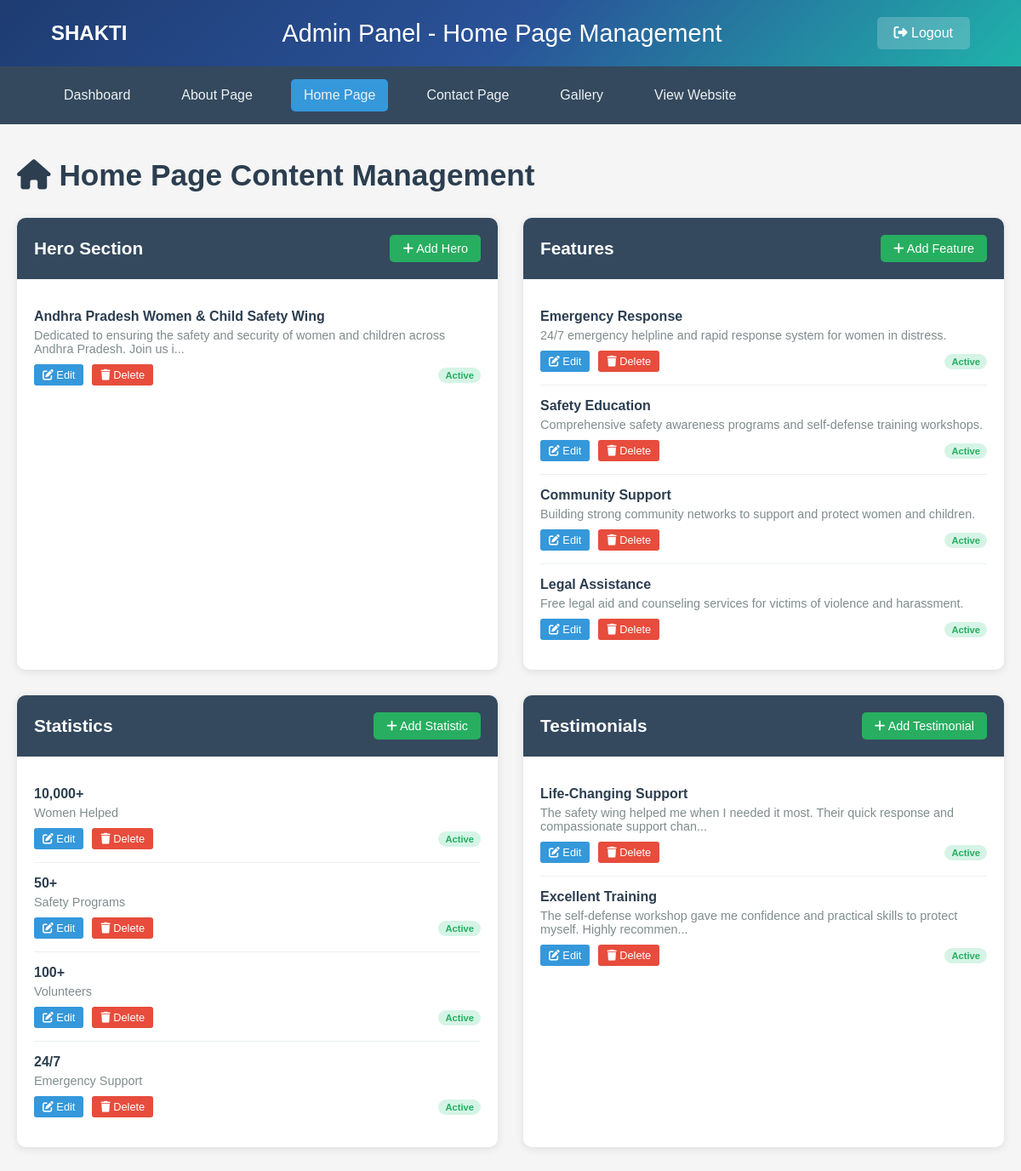
The page /admin/home (signed in) on the database its author committed.
### tables this page shows
CREATE TABLE home_content (
            id INTEGER PRIMARY KEY AUTOINCREMENT,
            section_name TEXT NOT NULL, -- 'hero', 'feature', 'statistic', 'news'
            title TEXT,
            content TEXT NOT NULL,
            image_url TEXT,
            link_url TEXT,
            icon_class TEXT,
            sort_order INTEGER DEFAULT 0,
            is_active INTEGER DEFAULT 1,
            created_at TIMESTAMP DEFAULT CURRENT_TIMESTAMP,
            updated_at TIMESTAMP DEFAULT CURRENT_TIMESTAMP
        );

### app.py (the view)
@app.route('/admin/home')
def admin_home():
    if not session.get('admin_logged_in'):
        return redirect(url_for('admin_login'))
    conn = sqlite3.connect('women_safety.db')
    cursor = conn.cursor()
    cursor.execute('SELECT id, section_name, title, content, image_url, link_url, icon_class, sort_order, is_active FROM home_content ORDER BY section_name, sort_order')
    home_content = cursor.fetchall()
    conn.close()
    return render_template('admin_home.html', home_content=home_content)

### templates/admin_home.html (shortened to what this page needs)
<!DOCTYPE html>
<html lang="en">
<head>
    <link rel="stylesheet" href="https://cdnjs.cloudflare.com/ajax/libs/font-awesome/6.4.0/css/all.min.css">
</head>
<body>
    <div class="header">
        <div class="logo">SHAKTI</div>
        <div class="admin-title">Admin Panel - Home Page Management</div>
        <a href="{{ url_for('admin_logout') }}" class="logout-btn">
            <i class="fas fa-sign-out-alt"></i> Logout
        </a>
    </div>
    <div class="nav-bar">
        <div class="nav-menu">
            <a href="{{ url_for('admin_dashboard') }}">Dashboard</a>
            <a href="{{ url_for('admin_about') }}">About Page</a>
            <a href="{{ url_for('admin_home') }}" class="active">Home Page</a>
            <a href="{{ url_for('admin_contact') }}">Contact Page</a>
            <a href="{{ url_for('admin_gallery') }}">Gallery</a>
            <a href="/">View Website</a>
        </div>
    </div>
    <div class="container">
        <h1 class="page-title">
            <i class="fas fa-home"></i> Home Page Content Management
        </h1>
        <div class="content-sections">
            <div class="section-card">
                <div class="section-header">
                    <div class="section-title">Hero Section</div>
                    <a href="{{ url_for('admin_add_home_content', section='hero') }}" class="add-btn">
                        <i class="fas fa-plus"></i> Add Hero
                    </a>
                </div>
                <div class="section-content">
                    {% set hero_items = home_content|selectattr('1', 'equalto', 'hero')|list %}
                    {% if hero_items %}
                        {% for item in hero_items %}
                        <div class="content-item">
                            <div class="item-title">{{ item[2] }}</div>
                            <div class="item-content">{{ item[3][:100] }}{% if item[3]|length > 100 %}...{% endif %}</div>
                            <div style="display: flex; justify-content: space-between; align-items: center;">
                                <div class="item-actions">
                                    <a href="{{ url_for('admin_edit_home_content', content_id=item[0]) }}" class="btn btn-edit">
                                        <i class="fas fa-edit"></i> Edit
                                    </a>
                                    <form method="POST" action="{{ url_for('admin_delete_home_content', content_id=item[0]) }}"
                                          style="display: inline;"
                                          onsubmit="return confirm('Delete this item?')">
                                        <button type="submit" class="btn btn-delete">
                                            <i class="fas fa-trash"></i> Delete
                                        </button>
                                    </form>
                                </div>
                                <span class="status-badge {{ 'status-active' if item[8] else 'status-inactive' }}">
                                    {{ 'Active' if item[8] else 'Inactive' }}
                                </span>
                            </div>
                        </div>
                        {% endfor %}
                    {% else %}
                        <div class="empty-state">
                            <i class="fas fa-image"></i>
                            <p>No hero content added yet</p>
                        </div>
                    {% endif %}
                </div>
            </div>
            <div class="section-card">
                <div class="section-header">
                    <div class="section-title">Features</div>
                    <a href="{{ url_for('admin_add_home_content', section='features') }}" class="add-btn">
                        <i class="fas fa-plus"></i> Add Feature
                    </a>
                </div>
                <div class="section-content">
                    {% set feature_items = home_content|selectattr('1', 'equalto', 'features')|list %}
                    {% if feature_items %}
                        {% for item in feature_items %}
                        <div class="content-item">
                            <div class="item-title">{{ item[2] }}</div>
                            <div class="item-content">{{ item[3][:100] }}{% if item[3]|length > 100 %}...{% endif %}</div>
                            <div style="display: flex; justify-content: space-between; align-items: center;">
                                <div class="item-actions">
                                    <a href="{{ url_for('admin_edit_home_content', content_id=item[0]) }}" class="btn btn-edit">
                                        <i class="fas fa-edit"></i> Edit
                                    </a>
                                    <form method="POST" action="{{ url_for('admin_delete_home_content', content_id=item[0]) }}"
                                          style="display: inline;"
                                          onsubmit="return confirm('Delete this item?')">
                                        <button type="submit" class="btn btn-delete">
                                            <i class="fas fa-trash"></i> Delete
                                        </button>
                                    </form>
                                </div>
                                <span class="status-badge {{ 'status-active' if item[8] else 'status-inactive' }}">
                                    {{ 'Active' if item[8] else 'Inactive' }}
                                </span>
                            </div>
                        </div>
                        {% endfor %}
                    {% else %}
                        <div class="empty-state">
                            <i class="fas fa-star"></i>
                            <p>No features added yet</p>
                        </div>
                    {% endif %}
                </div>
            </div>
            <div class="section-card">
                <div class="section-header">
                    <div class="section-title">Statistics</div>
                    <a href="{{ url_for('admin_add_home_content', section='statistics') }}" class="add-btn">
                        <i class="fas fa-plus"></i> Add Statistic
                    </a>
                </div>
                <div class="section-content">
                    {% set stat_items = home_content|selectattr('1', 'equalto', 'statistics')|list %}
                    {% if stat_items %}
                        {% for item in stat_items %}
                        <div class="content-item">
                            <div class="item-title">{{ item[2] }}</div>
                            <div class="item-content">{{ item[3][:100] }}{% if item[3]|length > 100 %}...{% endif %}</div>
                            <div style="display: flex; justify-content: space-between; align-items: center;">
                                <div class="item-actions">
                                    <a href="{{ url_for('admin_edit_home_content', content_id=item[0]) }}" class="btn btn-edit">
                                        <i class="fas fa-edit"></i> Edit
                                    </a>
                                    <form method="POST" action="{{ url_for('admin_delete_home_content', content_id=item[0]) }}"
                                          style="display: inline;"
                                          onsubmit="return confirm('Delete this item?')">
                                        <button type="submit" class="btn btn-delete">
                                            <i class="fas fa-trash"></i> Delete
                                        </button>
                                    </form>
                                </div>
                                <span class="status-badge {{ 'status-active' if item[8] else 'status-inactive' }}">
                                    {{ 'Active' if item[8] else 'Inactive' }}
                                </span>
                            </div>
                        </div>
                        {% endfor %}
                    {% else %}
                        <div class="empty-state">
                            <i class="fas fa-chart-bar"></i>
                            <p>No statistics added yet</p>
                        </div>
                    {% endif %}
                </div>
            </div>
            <div class="section-card">
                <div class="section-header">
                    <div class="section-title">Testimonials</div>
                    <a href="{{ url_for('admin_add_home_content', section='testimonials') }}" class="add-btn">
                        <i class="fas fa-plus"></i> Add Testimonial
                    </a>
                </div>
                <div class="section-content">
                    {% set testimonial_items = home_content|selectattr('1', 'equalto', 'testimonials')|list %}
                    {% if testimonial_items %}
                        {% for item in testimonial_items %}
                        <div class="content-item">
                            <div class="item-title">{{ item[2] }}</div>
                            <div class="item-content">{{ item[3][:100] }}{% if item[3]|length > 100 %}...{% endif %}</div>
                            <div style="display: flex; justify-content: space-between; align-items: center;">
                                <div class="item-actions">
                                    <a href="{{ url_for('admin_edit_home_content', content_id=item[0]) }}" class="btn btn-edit">
                                        <i class="fas fa-edit"></i> Edit
                                    </a>
                                    <form method="POST" action="{{ url_for('admin_delete_home_content', content_id=item[0]) }}"
                                          style="display: inline;"
                                          onsubmit="return confirm('Delete this item?')">
                                        <button type="submit" class="btn btn-delete">
                                            <i class="fas fa-trash"></i> Delete
                                        </button>
                                    </form>
                                </div>
                                <span class="status-badge {{ 'status-active' if item[8] else 'status-inactive' }}">
                                    {{ 'Active' if item[8] else 'Inactive' }}
                                </span>
                            </div>
                        </div>
                        {% endfor %}
                    {% else %}
                        <div class="empty-state">
                            <i class="fas fa-quote-left"></i>
                            <p>No testimonials added yet</p>
                        </div>
                    {% endif %}
                </div>
            </div>
        </div>
    </div>
</body>
</html>

### templates/admin_home.html (style rules this page uses)
* { margin: 0; padding: 0; box-sizing: border-box; }
body { font-family: Arial, sans-serif; background: #f5f5f5; }
.header { background: linear-gradient(135deg, #1e3c72 0%, #2a5298 50%, #20b2aa 100%); padding: 20px 60px; display: flex; align-items: center; justify-content: space-between; color: #fff; }
.logo { font-size: 1.5em; font-weight: bold; }
.admin-title { font-size: 1.8em; text-align: center; }
.logout-btn { background: rgba(255,255,255,0.2); color: #fff; padding: 10px 20px; border: none; border-radius: 5px; text-decoration: none; transition: all 0.3s; }
.nav-bar { background: #34495e; padding: 15px 60px; }
.nav-menu { display: flex; gap: 30px; }
.nav-menu a { color: #ecf0f1; text-decoration: none; padding: 10px 15px; border-radius: 5px; transition: all 0.3s; }
.nav-menu a:hover, .nav-menu a.active { background: #3498db; }
.container { max-width: 1200px; margin: 40px auto; padding: 0 20px; }
.page-title { font-size: 2.2em; color: #2c3e50; margin-bottom: 30px; }
.content-sections { display: grid; grid-template-columns: repeat(auto-fit, minmax(400px, 1fr)); gap: 30px; }
.section-card { background: #fff; border-radius: 10px; box-shadow: 0 2px 10px rgba(0,0,0,0.1); overflow: hidden; }
.section-header { background: #34495e; color: #fff; padding: 20px; display: flex; justify-content: space-between; align-items: center; }
.section-title { font-size: 1.3em; font-weight: 600; }
.add-btn { background: #27ae60; color: #fff; padding: 8px 15px; border: none; border-radius: 5px; text-decoration: none; font-size: 0.9em; transition: all 0.3s; }
.section-content { padding: 20px; }
.content-item { border-bottom: 1px solid #ecf0f1; padding: 15px 0; }
.content-item:last-child { border-bottom: none; }
.item-title { font-weight: 600; color: #2c3e50; margin-bottom: 5px; }
.item-content { color: #7f8c8d; font-size: 0.9em; margin-bottom: 10px; max-height: 60px; overflow: hidden; }
.item-actions { display: flex; gap: 10px; }
.btn { padding: 5px 10px; border: none; border-radius: 3px; text-decoration: none; font-size: 0.8em; cursor: pointer; transition: all 0.3s; }
.btn-edit { background: #3498db; color: #fff; }
.btn-delete { background: #e74c3c; color: #fff; }
.status-badge { padding: 3px 8px; border-radius: 10px; font-size: 0.7em; font-weight: bold; }
.status-active { background: #d5f4e6; color: #27ae60; }

### rows shown on the page
home_content: title "Andhra Pradesh Women & Child Safety Wing", content "Dedicated to ensuring the safety and security of women and children across Andhra Pradesh. Join us i", is_active "Active"
home_content: title "Emergency Response", content "24/7 emergency helpline and rapid response system for women in distress.", is_active "Active"
home_content: title "Safety Education", content "Comprehensive safety awareness programs and self-defense training workshops.", is_active "Active"
home_content: title "Community Support", content "Building strong community networks to support and protect women and children.", is_active "Active"
home_content: title "Legal Assistance", content "Free legal aid and counseling services for victims of violence and harassment.", is_active "Active"
home_content: title "10,000+", content "Women Helped", is_active "Active"
home_content: title "50+", content "Safety Programs", is_active "Active"
home_content: title "100+", content "Volunteers", is_active "Active"
home_content: title "24/7", content "Emergency Support", is_active "Active"
home_content: title "Life-Changing Support", content "The safety wing helped me when I needed it most. Their quick response and compassionate support chan", is_active "Active"
home_content: title "Excellent Training", content "The self-defense workshop gave me confidence and practical skills to protect myself. Highly recommen", is_active "Active"
